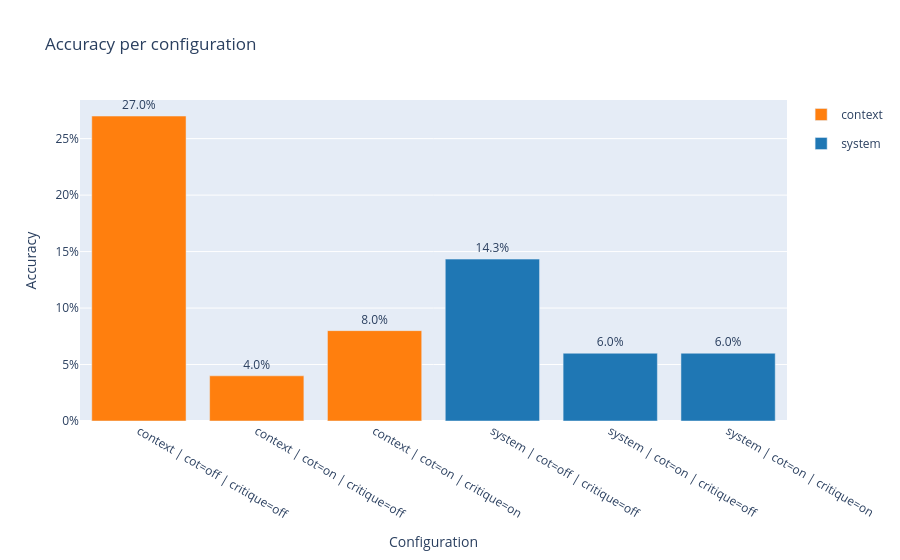

The notebook cell saved with this chart:
### Code cell
import json
from collections import defaultdict
from functools import lru_cache
from html import escape
from pathlib import Path
from zipfile import ZipFile

try:
    import plotly.graph_objects as go
except ModuleNotFoundError as exc:
    raise ModuleNotFoundError("plotly is required for plotting. Please install plotly and rerun this cell.") from exc
from IPython.display import HTML, Markdown, display

archive_dir = Path(folder_path)


def load_log_payload(log_file: str) -> tuple[dict, list[dict]]:
    log_path = archive_dir / log_file
    with ZipFile(log_path) as archive:
        with archive.open("header.json") as header_file:
            header = json.load(header_file)
        with archive.open("summaries.json") as samples_file:
            summaries = json.load(samples_file)
    return header, summaries


@lru_cache(maxsize=None)
def load_sample_detail(log_file: str, sample_id: int | str) -> dict:
    sample_name = f"samples/{sample_id}_epoch_1.json"
    with ZipFile(archive_dir / log_file) as archive:
        with archive.open(sample_name) as sample_file:
            return json.load(sample_file)


def render_messages(messages: list[dict]) -> str:
    rows = []
    for message in messages:
        role = escape(message.get("role", "assistant").title())
        content = escape(message.get("content", "")).replace("\n", "<br>")
        rows.append(f"<p><strong>{role}:</strong> {content}</p>")
    return "".join(rows)


summary_rows: list[dict] = []
sample_records_by_id: dict[int | str, list[dict]] = defaultdict(list)
question_texts: dict[int | str, str] = {}

for log_obj, log_file in zip(logs, files):
    header, samples = load_log_payload(log_file)
    eval_info = header.get("eval", {})
    task_args = eval_info.get("task_args", {})
    score_block = header.get("results", {}).get("scores", [{}])[0]
    metrics = score_block.get("metrics", {})
    accuracy = metrics.get("accuracy", {}).get("value")
    std_err = metrics.get("stderr", {}).get("value")

    total_samples = score_block.get("scored_samples")
    if total_samples is None:
        total_samples = header.get("results", {}).get("total_samples")

    model_usage = header.get("stats", {}).get("model_usage", {})
    total_tokens = sum(model.get("total_tokens", 0) for model in model_usage.values())

    config_label = (
        f"{task_args.get('system_prompt_behavior', 'system')} | "
        f"cot={'on' if task_args.get('use_cot', False) else 'off'} | "
        f"critique={'on' if task_args.get('use_self_critique', False) else 'off'}"
    )

    summary_rows.append(
        {
            "config": config_label,
            "system_prompt_behavior": task_args.get("system_prompt_behavior", "system"),
            "use_cot": bool(task_args.get("use_cot", False)),
            "use_self_critique": bool(task_args.get("use_self_critique", False)),
            "accuracy": accuracy,
            "stderr": std_err,
            "avg_tokens_per_sample": (total_tokens / total_samples) if total_samples else None,
            "log_file": log_file,
        }
    )

    for sample in samples:
        prompt_messages = sample.get("input", [])
        question_text = next(
            (msg.get("content", "") for msg in prompt_messages if msg.get("role") == "user"),
            "",
        )
        sample_id = sample.get("id")
        sample_records_by_id[sample_id].append(
            {
                "log_file": log_file,
                "config": config_label,
                "correct": sample.get("scores", {}).get("answer", {}).get("answer")
                == sample.get("target"),
                "target": sample.get("target"),
                "model_answer": sample.get("scores", {}).get("answer", {}).get("answer"),
            }
        )
        question_texts.setdefault(sample_id, question_text.strip())

summary_rows.sort(
    key=lambda row: (
        row["system_prompt_behavior"],
        row["use_cot"],
        row["use_self_critique"],
    )
)

color_map = {"system": "#1f77b4", "context": "#ff7f0e"}
fig_accuracy = go.Figure()
seen_behaviors: set[str] = set()
for row in summary_rows:
    behavior = row["system_prompt_behavior"]
    accuracy = row["accuracy"]
    fig_accuracy.add_trace(
        go.Bar(
            x=[row["config"]],
            y=[accuracy],
            name=behavior,
            marker_color=color_map.get(behavior, "#888888"),
            text=[f"{accuracy:.1%}" if accuracy is not None else ""],
            textposition="outside",
            legendgroup=behavior,
            showlegend=behavior not in seen_behaviors,
            customdata=[
                [
                    row["stderr"] if row["stderr"] is not None else float("nan"),
                    row["avg_tokens_per_sample"] if row["avg_tokens_per_sample"] is not None else float("nan"),
                    row["log_file"],
                ]
            ],
            hovertemplate=(
                "Configuration: %{x}<br>"
                "Accuracy: %{y:.1%}<br>"
                "Std Err: %{customdata[0]:.3f}<br>"
                "Avg tokens/sample: %{customdata[1]:,.0f}<br>"
                "Log file: %{customdata[2]}<extra></extra>"
            ),
        )
    )
    seen_behaviors.add(behavior)

fig_accuracy.update_layout(
    title="Accuracy per configuration",
    yaxis_tickformat=".0%",
    xaxis_title="Configuration",
    yaxis_title="Accuracy",
    uniformtext=dict(minsize=10, mode="hide"),
)
fig_accuracy.show()

sample_disagreements = [
    (sample_id, records)
    for sample_id, records in sample_records_by_id.items()
    if any(rec["correct"] for rec in records)
    and any(not rec["correct"] for rec in records)
]

if sample_disagreements:
    display(Markdown("### Samples with mixed outcomes"))
    for sample_id, records in sample_disagreements[:3]:
        question = question_texts.get(sample_id, "")
        display(Markdown(f"#### Sample {sample_id}"))
        display(Markdown(f"**Question:**{question}"))

        for record in sorted(records, key=lambda rec: rec["config"]):
            try:
                detail = load_sample_detail(record["log_file"], sample_id)
                messages = detail.get("messages", [])
            except KeyError:
                messages = []

            status = "✅ correct" if record["correct"] else "❌ incorrect"
            answer = escape(record.get("model_answer", ""))
            target = escape(str(record.get("target", "")))

            header_html = (
                f"<p><strong>Configuration:</strong> {escape(record['config'])} — {status}<br>"
                f"<strong>Model answer:</strong> {answer}<br>"
                f"<strong>Target:</strong> {target}</p>"
            )
            conversation_html = render_messages(messages)
            display(HTML(header_html + conversation_html))
else:
    print("No disagreements found across configurations.")

### Figure 1 — Plotly figure (JSON) as saved in the notebook; plotly's stock layout.template omitted (floating-point values rounded to 4 significant figures)
{"data": [{"customdata": [[0.02567, 285.6, "2025-11-03T16-26-45-08-00_alignment-eval_VwFsvtjVSDzGZuvLCDd9dy.eval"]], "hovertemplate": "Configuration: %{x}<br>Accuracy: %{y:.1%}<br>Std Err: %{customdata[0]:.3f}<br>Avg tokens/sample: %{customdata[1]:,.0f}<br>Log file: %{customdata[2]}<extra></extra>", "legendgroup": "context", "marker": {"color": "#ff7f0e"}, "name": "context", "showlegend": true, "text": ["27.0%"], "textposition": "outside", "type": "bar", "x": ["context | cot=off | critique=off"], "y": [0.27]}, {"customdata": [[0.01133, 808.6, "2025-11-03T16-21-52-08-00_alignment-eval_RN7PLXhqu2EEQJBwpPmXPM.eval"]], "hovertemplate": "Configuration: %{x}<br>Accuracy: %{y:.1%}<br>Std Err: %{customdata[0]:.3f}<br>Avg tokens/sample: %{customdata[1]:,.0f}<br>Log file: %{customdata[2]}<extra></extra>", "legendgroup": "context", "marker": {"color": "#ff7f0e"}, "name": "context", "showlegend": false, "text": ["4.0%"], "textposition": "outside", "type": "bar", "x": ["context | cot=on | critique=off"], "y": [0.04]}, {"customdata": [[0.01569, 5669.0, "2025-11-03T16-11-33-08-00_alignment-eval_Yqxk3n2XMxLgd4YxH7VsyJ.eval"]], "hovertemplate": "Configuration: %{x}<br>Accuracy: %{y:.1%}<br>Std Err: %{customdata[0]:.3f}<br>Avg tokens/sample: %{customdata[1]:,.0f}<br>Log file: %{customdata[2]}<extra></extra>", "legendgroup": "context", "marker": {"color": "#ff7f0e"}, "name": "context", "showlegend": false, "text": ["8.0%"], "textposition": "outside", "type": "bar", "x": ["context | cot=on | critique=on"], "y": [0.08]}, {"customdata": [[0.02026, 287.6, "2025-11-03T16-11-07-08-00_alignment-eval_beDekfNVK6EzrK5jZLqMg5.eval"]], "hovertemplate": "Configuration: %{x}<br>Accuracy: %{y:.1%}<br>Std Err: %{customdata[0]:.3f}<br>Avg tokens/sample: %{customdata[1]:,.0f}<br>Log file: %{customdata[2]}<extra></extra>", "legendgroup": "system", "marker": {"color": "#1f77b4"}, "name": "system", "showlegend": true, "text": ["14.3%"], "textposition": "outside", "type": "bar", "x": ["system | cot=off | critique=off"], "y": [0.1433]}, {"customdata": [[0.01373, 766, "2025-11-03T16-05-47-08-00_alignment-eval_grZDGo8LHj3SrSRrjDZAb7.eval"]], "hovertemplate": "Configuration: %{x}<br>Accuracy: %{y:.1%}<br>Std Err: %{customdata[0]:.3f}<br>Avg tokens/sample: %{customdata[1]:,.0f}<br>Log file: %{customdata[2]}<extra></extra>", "legendgroup": "system", "marker": {"color": "#1f77b4"}, "name": "system", "showlegend": false, "text": ["6.0%"], "textposition": "outside", "type": "bar", "x": ["system | cot=on | critique=off"], "y": [0.06]}, {"customdata": [[0.01373, 5105.0, "2025-11-03T15-55-34-08-00_alignment-eval_5a7bLz58Vza3iESwpU2V2q.eval"]], "hovertemplate": "Configuration: %{x}<br>Accuracy: %{y:.1%}<br>Std Err: %{customdata[0]:.3f}<br>Avg tokens/sample: %{customdata[1]:,.0f}<br>Log file: %{customdata[2]}<extra></extra>", "legendgroup": "system", "marker": {"color": "#1f77b4"}, "name": "system", "showlegend": false, "text": ["6.0%"], "textposition": "outside", "type": "bar", "x": ["system | cot=on | critique=on"], "y": [0.06]}], "layout": {"title": {"text": "Accuracy per configuration"}, "uniformtext": {"minsize": 10, "mode": "hide"}, "xaxis": {"title": {"text": "Configuration"}}, "yaxis": {"tickformat": ".0%", "title": {"text": "Accuracy"}}}}
